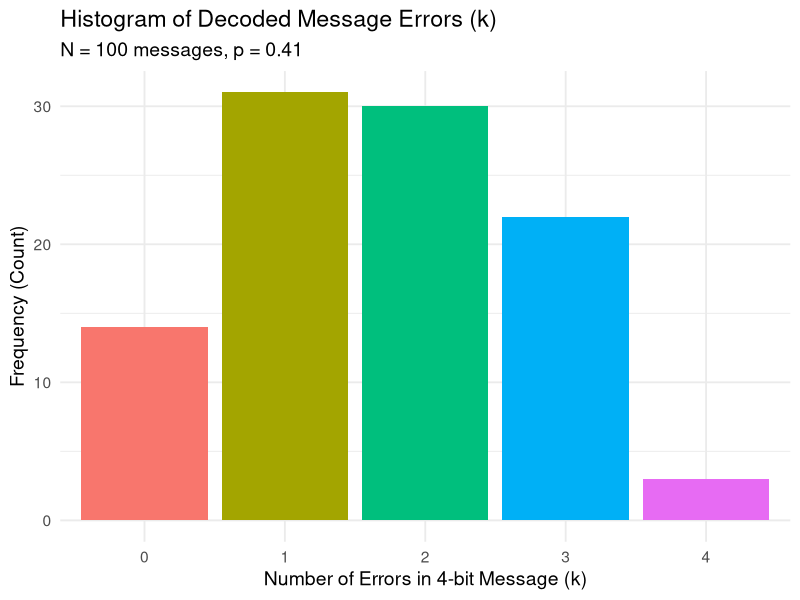
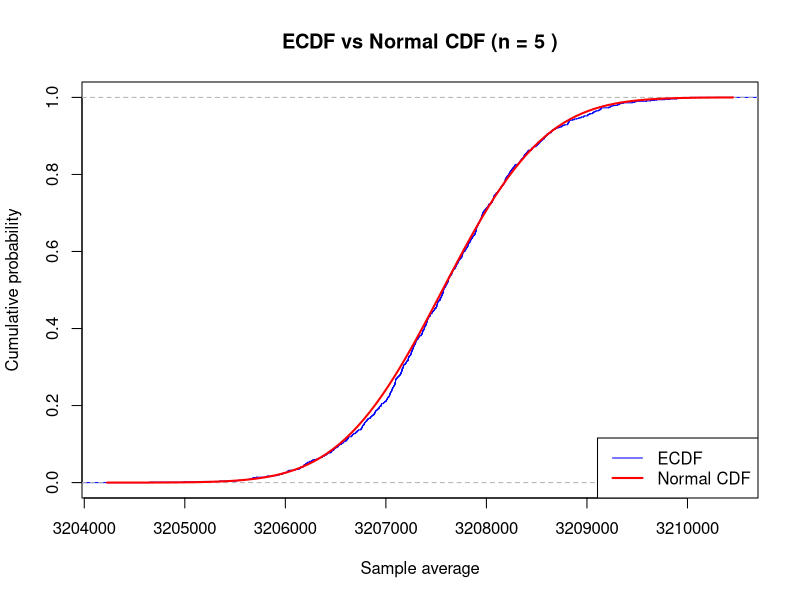
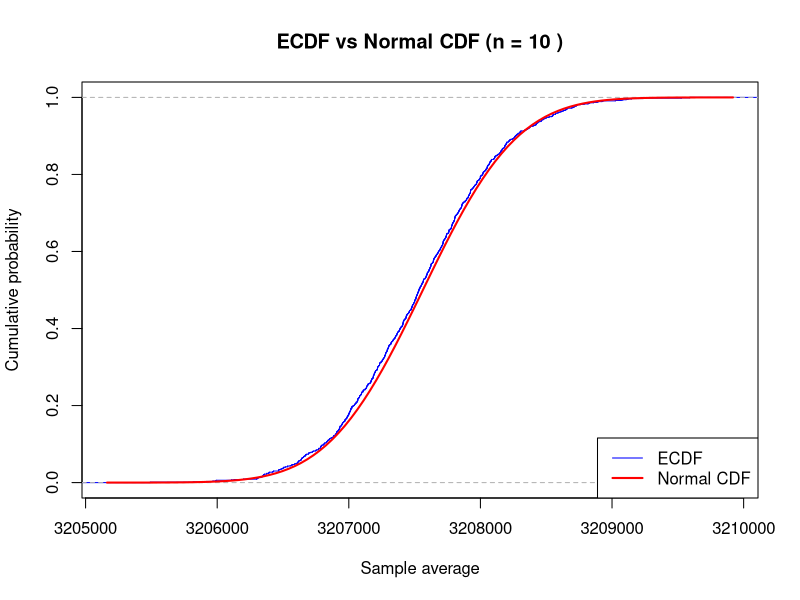
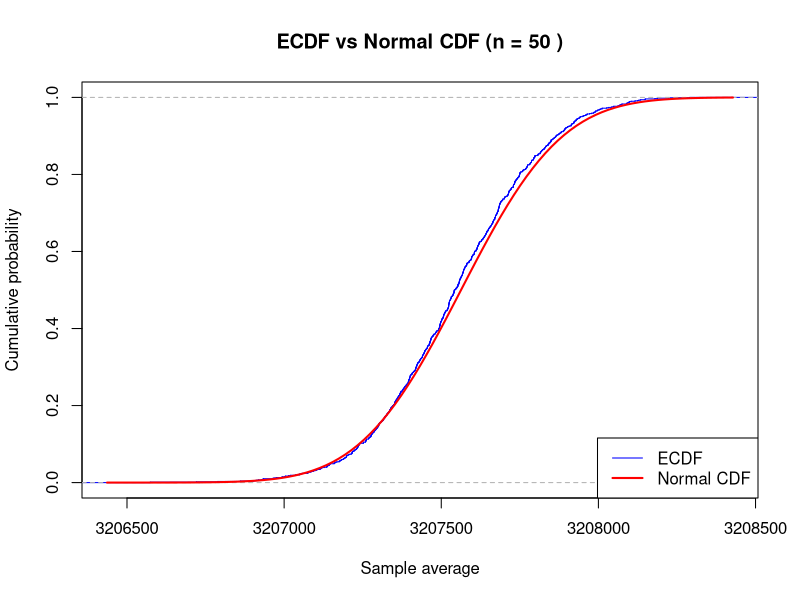
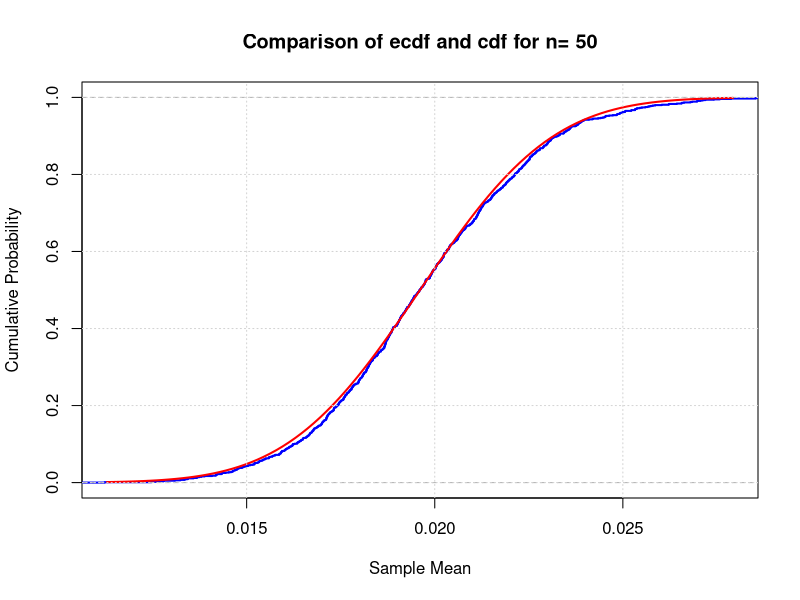
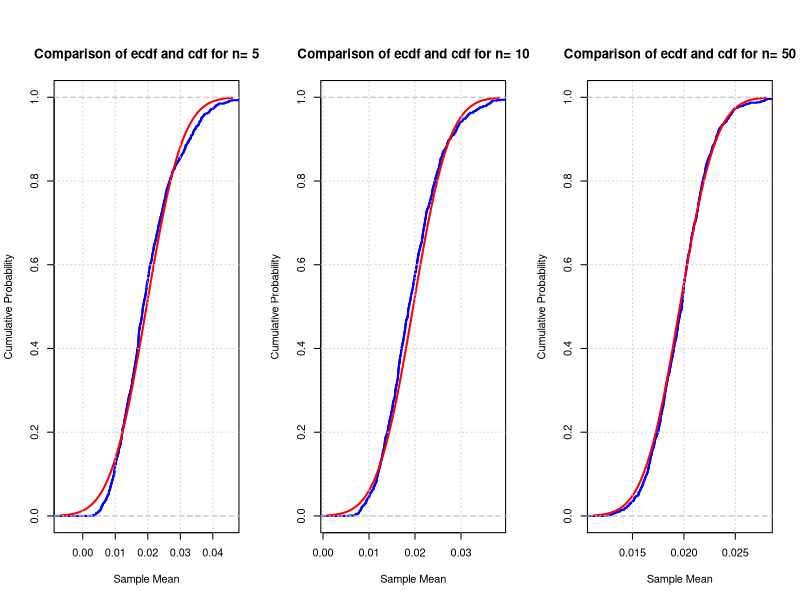
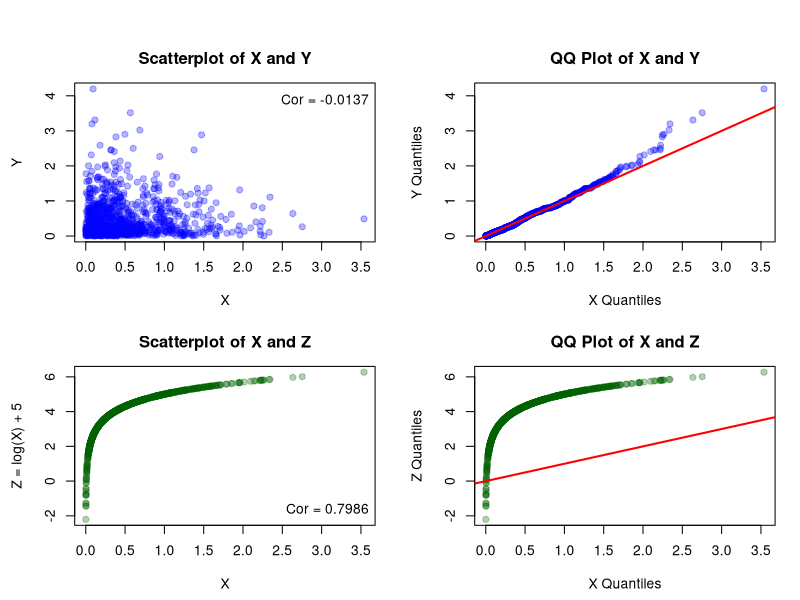

Write the R code that produced these figures, in order.
## ---- chunk 1
# your team id number 
id <- 41                   ### 40 + team number (1) = 41, as Maksym Zhuk suggested

set.seed(id)
p <- id/100
# matrices G and H
G <- matrix(c(1, 1, 1, 0, 0, 0, 0,
		1, 0, 0, 1, 1, 0, 0,
		0, 1, 0, 1, 0, 1, 0,
		1, 1, 0, 1, 0, 0, 1), nrow = 4, byrow = TRUE)
H <- t(matrix(c(1, 0, 1, 0, 1, 0, 1,
		0, 1, 1, 0, 0, 1, 1,
		0, 0, 0, 1, 1, 1, 1), nrow = 3, byrow = TRUE))
# cat("The matrix G is: \n") 
#G  
#cat("The matrix H is: \n") 
#H
#cat("The product GH must be zero: \n")
#(G%*%H) %%2
## ---- chunk 2
# generate N messages
set.seed(id)
message_generator <- function(N) {
  matrix(sample(c(0,1), 4*N, replace = TRUE), nrow = N)
}

N = 100

messages <- message_generator(N)
codewords <- (messages %*% G) %% 2
## ---- chunk 3
set.seed(id)
errors <- matrix(rbinom(N * 7, size = 1, prob = p), nrow = N)
received <- (codewords + errors) %% 2
## ---- chunk 4
syndrome_vector <- (received %*% H) %% 2

errors_positions <- syndrome_vector[, 1] + 
                   2 * syndrome_vector[, 2] + 
                   4 * syndrome_vector[, 3]

corrected <- received

index_matrix <- cbind(which(errors_positions > 0), 
                      errors_positions[which(errors_positions > 0)])

corrected[index_matrix] <- (corrected[index_matrix] + 1) %% 2
## ---- chunk 5
message_restored <- corrected[, c(3, 5, 6, 7)]

errors_per_row <- rowSums(abs(messages - message_restored))

num_correct_messages <- sum(errors_per_row == 0)

p_hat <- num_correct_messages / N

print(paste("Total messages simulated (N):", N))
print(paste("Total messages correctly restored:", num_correct_messages))
print(paste("Estimated probability (p-hat) of correct transmission:", p_hat))
## ---- chunk 6
N_bound = p_hat*(1-p_hat) * (1.96/0.03)^2
print(paste("N >=", N_bound))
## ---- chunk 7
library(ggplot2)

errors_factor <- factor(errors_per_row, levels = 0:4)

plot_data <- data.frame(errors = errors_factor)

ggplot(plot_data, aes(x = errors, fill = errors)) +
  geom_bar(show.legend = FALSE) +
  scale_y_continuous(labels = scales::comma) + # Format y-axis labels
  labs(
    title = paste("Histogram of Decoded Message Errors (k)"),
    subtitle = paste("N =", format(N, scientific = FALSE), "messages, p =", p),
    x = "Number of Errors in 4-bit Message (k)",
    y = "Frequency (Count)"
  ) +
  theme_minimal(base_size = 14)
## ---- chunk 8

calculate_poisson_param <- function(team_id, molar_mass_Cs137) {
  N_A <- 6.022e23       # Avogadro
  T_years <- 30.1       # Half-life
  seconds_per_year <- 365.25 * 24 * 60 * 60
  T_seconds <- T_years * seconds_per_year
  m <- team_id * 1e-6
  M <- molar_mass_Cs137
  lambda_activity <- log(2) / T_seconds
  N_atoms <- (m / M) * N_A
  mu <- N_atoms * lambda_activity # Poisson
  return(mu)
}




generate_sample_means <- function(mu, n, K) {

  all_decays <- rpois(n * K, lambda = mu)

  decay_matrix <- matrix(all_decays, nrow = n, ncol = K)
  sample_means <- colMeans(decay_matrix)

  cat(sprintf("Average (K=%d, n=%d): %.4f\n", K, n, mean(sample_means)))

  return(sample_means)
}




plot_cdfs <- function(sample_means, mu, n) {

  mean_normal <- mu
  sd_normal <- sqrt(mu / n)


  ecdf_s <- ecdf(sample_means)

  plot(ecdf_s,
       main = paste("ECDF vs Normal CDF (n =", n, ")"),
       xlab = "Sample average",
       ylab = "Cumulative probability",
       col = "blue",
       verticals = TRUE,
       do.points = FALSE)

  curve(pnorm(x, mean = mean_normal, sd = sd_normal),
        add = TRUE,
        col = "red",
        lwd = 2)

  legend("bottomright", legend = c("ЕCDF", "Normal CDF"),
         col = c("blue", "red"), lty = 1, lwd = c(1, 2))
}



calculate_max_cdf_diff <- function(sample_means, mu, n) {
  mean_normal <- mu
  sd_normal <- sqrt(mu / n)

  ks_result <- ks.test(sample_means + runif(length(sample_means), -1e-6, 1e-6),
                     "pnorm", mean = mean_normal, sd = sd_normal)


  max_diff <- ks_result$statistic

  cat(sprintf("  Max diff CDF (D=%.4f) для n=%d)\n", max_diff, n))
  return(max_diff)
}





calculate_theoretical_n_bounds <- function(mu, critical_sum, probability_threshold) {

  # Марков
  n_markov <- floor((1 - probability_threshold) * critical_sum / mu)

  # Чернов
  a_ch <- mu
  b_ch <- 1.645 * sqrt(mu)
  c_ch <- -critical_sum
  delta_ch <- b_ch^2 - 4 * a_ch * c_ch
  if (delta_ch < 0) {
    n_chernoff <- 0
  } else {

    sqrt_n_chernoff <- (-b_ch + sqrt(delta_ch)) / (2 * a_ch)
    n_chernoff <- floor(sqrt_n_chernoff^2)
  }


  # CLT
  z_score_clt <- qnorm(probability_threshold)
  a_clt <- mu
  b_clt <- z_score_clt * sqrt(mu)
  c_clt <- -critical_sum
  delta_clt <- b_clt^2 - 4 * a_clt * c_clt
   if (delta_clt < 0) {
    n_clt <- 0
  } else {
    sqrt_n_clt <- (-b_clt + sqrt(delta_clt)) / (2 * a_clt)
    n_clt <- floor(sqrt_n_clt^2)
   }


  return(list(markov = n_markov, chernoff = n_chernoff, clt = n_clt))
}




generate_sample_sums <- function(mu, n, K) {
  sample_sums <- replicate(K, sum(rpois(n, lambda = mu)))

  return(sample_sums)
}




run_simulation_analysis <- function(mu, n_values, K, critical_sum) {

  results_clt <- list()

  for (n in n_values) {
    cat(sprintf("n: %d\n", n))
  

    sample_means <- generate_sample_means(mu, n, K)
    plot_cdfs(sample_means, mu, n)
    max_diff <- calculate_max_cdf_diff(sample_means, mu, n)

    results_clt[[as.character(n)]] <- list(max_diff = max_diff)
    cat(sprintf("  max_diff CDF n=%d: %.4f\n", n, max_diff))
  }


  theoretical_bounds <- calculate_theoretical_n_bounds(mu, critical_sum, 0.95)
  n_clt <- theoretical_bounds$clt
  cat(sprintf("  Theoretical bounds n: Марков=%.0f, Чернов=%.0f, CLT=%.0f\n",
              theoretical_bounds$markov, theoretical_bounds$chernoff, n_clt))
  

  n_target <- floor(n_clt)
  if (is.finite(n_target) && n_target > 0) {
    cat(sprintf("n: ", n_target))


    sums_s <- generate_sample_sums(mu, n_target, K)

    empirical_prob <- sum(sums_s < critical_sum) / K
    cat(sprintf("  Empirical prob (sum %.0e) = %.4f (for n=%d)\n", critical_sum, empirical_prob, n_target))

    cat(sprintf("  Empirical prob %.4f %s is close to 0.95.\n",
                empirical_prob, ifelse(abs(empirical_prob - 0.95) < 0.02, "is", "isn't")))
  } else {
    cat("Err")
  }

}









my_team_id <- 1
molar_mass_cesium137 <- 137

calculated_mu <- calculate_poisson_param(team_id = my_team_id,
                                        molar_mass_Cs137 = molar_mass_cesium137)



run_simulation_analysis(mu = calculated_mu,
                        n_values = c(5, 10, 50),
                        K = 1000,
                        critical_sum = 8e8)



## ---- chunk 9
nu1 <- 51
K <- 1e3
n <- 50
sample_means <- colMeans(matrix(rexp(n*K, rate = nu1), nrow = n))
## ---- chunk 10
calc_sample_means<- function(n, K, nu1){
  mu <- 1/nu1
  sigma <- 1/(nu1 * sqrt(n))
  sample_means <- colMeans(matrix(rexp(n*K, rate = nu1), nrow = n))
  return(list(
    sample_means = sample_means,
    mu = mu,
    sigma = sigma,
    n = n
  ))
}
## ---- chunk 11
plot_comparison <- function(result) {
  sample_means <- result$sample_means
  mu <- result$mu
  sigma <- result$sigma
  n <- result$n
  
  xlims <- c(mu-3*sigma,mu+3*sigma)
  Fs <- ecdf(sample_means)
  
  plot(Fs, 
       xlim = xlims, 
       col = "blue",
       lwd = 2,
       main = paste("Comparison of ecdf and cdf for n=", n),
        xlab = "Sample Mean",
       ylab = "Cumulative Probability")
      
  curve(pnorm(x, mean = mu, sd = sigma), col = "red", lwd = 2, add = TRUE)
  grid()
}
plot_comparison(calc_sample_means(n, K, nu1))
  
## ---- chunk 12
calculate_max_difference <- function(result) {
  sample_means <- result$sample_means
  mu <- result$mu
  sigma <- result$sigma
  
  ks_test <- ks.test(sample_means, "pnorm", mean = mu, sd = sigma)
  
  max_diff <- ks_test$statistic  # The maximum distance D
  p_value <- ks_test$p.value     # Probability of seeing this difference by chance
  
  return(list(
    max_diff = max_diff,  # How far apart the distributions are
    p_value = p_value     # Is this difference statistically significant?
  ))
}
calculate_max_difference(calc_sample_means(n, K, nu1))


## ---- chunk 13
par(mfrow = c(1, 3), mar = c(5, 4, 4, 2) + 0.1, oma = c(0, 0, 2, 0))
n_values <- c(5, 10, 50)
results <- list()
for (i in 1:length(n_values)) {
  n <- n_values[i]
  cat("Analysis for n =", n, "\n")
  result <- calc_sample_means(n, K, nu1)
  results[[i]] <- result
  
  cat("Parameters of normal approximation:\n")
  cat("  mu (mean) =", result$mu, "\n")
  cat("  sigma (std dev) =", result$sigma, "\n\n")
  plot_comparison(result)
  diff_result <- calculate_max_difference(result)
  cat("Maximum difference (KS statistic):", diff_result$max_diff, "\n")
  cat("KS test p-value:", diff_result$p_value, "\n\n")
}
## ---- chunk 14
    mu <- id
    sigma <- sqrt(2*id+7)
    N <- 100

    # YOUR CODE HERE
    x_vals <- rnorm(N, mean = mu, sd = sigma)
    y_vals <- 1 / x_vals

    mean_x <- mean(x_vals)
    val1 <- 1 / mean_x

    val2 <- mean(y_vals)

    print(paste("μ =", mu, "and σ^2 =", sigma^2))
    print(paste("1 / X_bar (1/mean(X)):", val1))
    print(paste("Y_bar (mean(Y) or mean(1/X)):", val2))
## ---- chunk 15
    # YOUR CODE HERE
    N <- 1000
    lambda <- 2
    set.seed(id)

    x <- rexp(N, rate = lambda)
    y <- rexp(N, rate = lambda)

    z <- log(x) + 5

    par(mfrow = c(2, 2), mar = c(4.5, 4.5, 3, 1.5))

    plot(x, y, main = "Scatterplot of X and Y",
         xlab = "X", ylab = "Y",
         pch = 19, col = alpha("blue", 0.3))
    cor_xy <- cor(x, y)
    legend("topright", legend = paste("Cor =", round(cor_xy, 4)), bty = "n")

    qqplot(x, y, main = "QQ Plot of X and Y",
           xlab = "X Quantiles", ylab = "Y Quantiles",
           pch = 19, col = alpha("blue", 0.3))
    abline(0, 1, col = "red", lwd = 2)

    plot(x, z, main = "Scatterplot of X and Z",
         xlab = "X", ylab = "Z = log(X) + 5",
         pch = 19, col = alpha("darkgreen", 0.3))
    cor_xz <- cor(x, z)
    legend("bottomright", legend = paste("Cor =", round(cor_xz, 4)), bty = "n")

    qqplot(x, z, main = "QQ Plot of X and Z",
           xlab = "X Quantiles", ylab = "Z Quantiles",
           pch = 19, col = alpha("darkgreen", 0.3))
    abline(0, 1, col = "red", lwd = 2)
      
    par(mfrow = c(1, 1))
## ---- chunk 16
    n_trials <- 3
    p_success <- 0.5
    N <- 100
    set.seed(id)

    x_realizations <- rbinom(N, size = n_trials, prob = p_success)

    sample_mean_x <- mean(x_realizations)
    sample_variance_x <- var(x_realizations) # uses the same formula Var(x) = sum((xi-mean)^2)/(n-1)

    print(paste("Theoretical E(X):", 1.5))
    print(paste("Sample Mean (X-bar):", sample_mean_x))

    print(paste("Theoretical Var(X):", 0.75))
    print(paste("Sample Variance (s^2):", sample_variance_x))
## ---- chunk 17
    N = 100000
    set.seed(id)
    x_realizations <- rbinom(N, size = n_trials, prob = p_success)

    sample_mean <- mean(x_realizations)
    sample_variance <- var(x_realizations) # uses the same formula Var(x) = sum((xi-mean)^2)/(n-1)

    print(paste("Theoretical E(X):", 1.5))
    print(paste("Sample Mean (X-bar):", sample_mean))

    print(paste("Theoretical Var(X):", 0.75))
    print(paste("Sample Variance (s^2):", sample_variance))
## ---- chunk 18
    # YOUR CODE HERE
    n_trials <- 3
    p_success <- 0.5
    N <- 100
    set.seed(id)

    x_realizations <- rbinom(N, size = n_trials, prob = p_success)

    y_realizations <- 0.5 * x_realizations - 1

    sample_mean_y <- mean(y_realizations)

    sample_variance_y <- var(y_realizations)

    print(paste("Theoretical E(Y):", -0.25))
    print(paste("Sample Mean (Y-bar):", sample_mean_y))

    print(paste("Theoretical Var(Y):", 0.1875))
    print(paste("Sample Variance (s^2):", sample_variance_y))
## ---- chunk 19
    transfomed_y_mean = 0.5*sample_mean_x - 1
    transformed_y_variance = 0.25*sample_variance_x

    print(paste("Sample mean y calculated:", sample_mean_y))
    print(paste("Sample mean y transformed:", transfomed_y_mean))
    print(paste("Sample variance y calculated:", sample_variance_y))
    print(paste("Sample mean y transformed:", transformed_y_variance))
